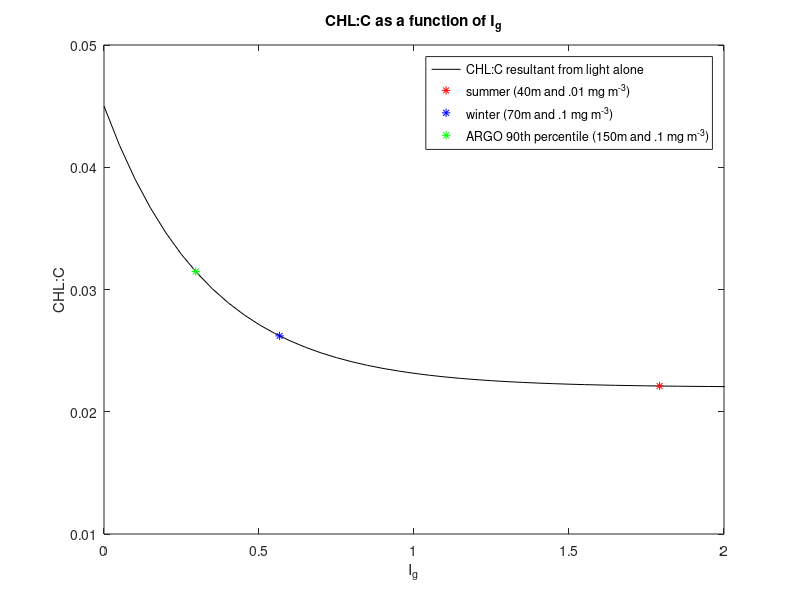

Reproduce this figure in MATLAB.
a=-0.3467;
b=3.3220;
%{
load /matlab/matlab/domains/EK_lat_lon
load /matlab/matlab/argo/eddy_UCSD_mld_index

ii=find(eddy_plon>=min(lon(:)) & eddy_plon<=max(lon(:)) & eddy_plat>=min(lat(:)) & eddy_plat<=max(lat(:)));

%ii=1:length(plat);
cc=nan(length(ii),1);
par=nan(length(ii),1);
ig=nan(length(ii),1);
id=ig;
progressbar('Checking Float')
lap=length(ii);
	
for m=1:length(ii)
	progressbar(m/lap)
	if(~isnan((eddy_pjday_round(ii(m))))) & exist(['/matlab/data/gsm/mat/GSM_9_21_',num2str(eddy_pjday_round(ii(m))),'.mat'])
	load(['/matlab/data/gsm/mat/GSM_9_21_',num2str(eddy_pjday_round(ii(m)))],'gpar_week','gchl_week','gcar_week','glat','glon')
	tx=eddy_plon(ii(m));
	ty=eddy_plat(ii(m));
	tmpxs=floor(tx)-2.125:.25:ceil(tx)+2.125;
    tmpys=floor(ty)-2.125:.25:ceil(ty)+2.125;
    disx = abs(tmpxs-tx);
    disy = abs(tmpys-ty);
    iminx=find(disx==min(disx));
    iminy=find(disy==min(disy));
    cx=tmpxs(iminx(1));
    cy=tmpys(iminy(1));
    [r,c]=imap(cy-.1,cy+.1,cx-.1,cx+.1,glat,glon);	
    if r>2 & r<=length(glon(:,1))-2 & c>2 & c<=length(glon(1,:))-2
    tmp_chl=10.^gchl_week(r-2:r+2,c-2:c+2);
    tmp_car=10.^gcar_week(r-2:r+2,c-2:c+2);
    cc(m)=nanmean(tmp_chl(:))/nanmean(tmp_car(:));
    par(m)=gpar_week(r,c);
    z1=exp(a*log(nanmean(tmp_chl(:)))+b);
    kd1=log(.01)./z1;
	ig(m) = gpar_week(r,c).* exp(-kd1.*(eddy_mld(ii(m))./2));
	id(m) = eddy_id(ii(m));
    end
    end
end

save indian_test_photac ig id cc par 

return
%}
%the global curve
sum_par=2;
win_par=1;
mld=50;
chl=0:.05:10;
a=-0.3467;
b=3.3220;
	
z=exp(a*log(chl)+b);
kd=log(.01)./z;
	
%Calculate Ig and CC_light
ig = 0:.05:2.5;

cc = .022+(.045-.022)*exp(-3*ig);

mld1=30;
chl1=.01;
z1=exp(a*log(chl1)+b);
kd1=1./z1;
ig1 = sum_par.* exp(-kd1.*(mld1./2));
cc1 = .022+(.045-.022)*exp(-3*ig1)

mld2=70;
chl2=.1;
z2=exp(a*log(chl2)+b);;
kd2=1./z2;;
ig2 = win_par.* exp(-kd2.*(mld2./2));
cc2 = .022+(.045-.022)*exp(-3*ig2)

mld2=150;
chl2=.1;
z2=exp(a*log(chl2)+b);;
kd2=1./z2;;
ig3 = win_par.* exp(-kd2.*(mld2./2));
cc3 = .022+(.045-.022)*exp(-3*ig3)

figure(6)
clf
plot(ig,cc,'k')
ylabel('CHL:C')
xlabel('I_g')
hold on
plot(ig1,cc1,'r*')
plot(ig2,cc2,'b*')
plot(ig3,cc3,'g*')
title('CHL:C as a function of I_g')
legend('CHL:C resultant from light alone','summer (40m and .01 mg m^{-3})',...
'winter (70m and .1 mg m^{-3})','ARGO 90th percentile (150m and .1 mg m^{-3})')
axis([0 2 .01 .05])
return
print -dpng -r300 figs/chl_c_winter_summer

cd /Users/gaube/Documents/Publications/gaube_chelton_eddy_wind/figures/

save -ascii calcom_data/ig.txt ig
save -ascii calcom_data/cc.txt cc
nyp=length(ig)
cd /matlab/matlab/eddy-wind/
